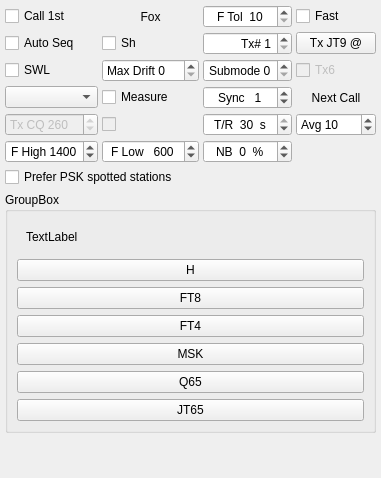
                     <widget class="QWidget" name="tab_9">
                      <attribute name="title">
                       <string>3</string>
                      </attribute>
                      <layout class="QGridLayout" name="gridLayout_7" columnstretch="0,1">
                       <property name="leftMargin">
                        <number>5</number>
                       </property>
                       <property name="topMargin">
                        <number>5</number>
                       </property>
                       <property name="rightMargin">
                        <number>5</number>
                       </property>
                       <property name="bottomMargin">
                        <number>5</number>
                       </property>
                       <property name="spacing">
                        <number>5</number>
                       </property>
                       <item row="0" column="0">
                        <layout class="QGridLayout" name="gridLayout_3">
                         <property name="spacing">
                          <number>4</number>
                         </property>
                         <item row="5" column="0">
                          <widget class="QCheckBox" name="cbAutoSeq">
                           <property name="toolTip">
                            <string>&lt;html&gt;&lt;head/&gt;&lt;body&gt;&lt;p&gt;Check to enable automatic sequencing of Tx messages based on received messages.&lt;/p&gt;&lt;/body&gt;&lt;/html&gt;</string>
                           </property>
                           <property name="text">
                            <string>Auto Seq</string>
                           </property>
                          </widget>
                         </item>
                         <item row="6" column="3">
                          <widget class="QCheckBox" name="cbTx6">
                           <property name="enabled">
                            <bool>false</bool>
                           </property>
                           <property name="toolTip">
                            <string>Check to generate &quot;@1250  (SEND MSGS)&quot; in Tx6.</string>
                           </property>
                           <property name="text">
                            <string>Tx6</string>
                           </property>
                          </widget>
                         </item>
                         <item row="4" column="0">
                          <widget class="QCheckBox" name="cbFirst">
                           <property name="toolTip">
                            <string>&lt;html&gt;&lt;head/&gt;&lt;body&gt;&lt;p&gt;Check to call the first decoded responder to my CQ.&lt;/p&gt;&lt;/body&gt;&lt;/html&gt;</string>
                           </property>
                           <property name="text">
                            <string>Call 1st</string>
                           </property>
                          </widget>
                         </item>
                         <item row="8" column="0">
                          <widget class="QSpinBox" name="sbCQTxFreq">
                           <property name="enabled">
                            <bool>false</bool>
                           </property>
                           <property name="toolTip">
                            <string>&lt;html&gt;&lt;head/&gt;&lt;body&gt;&lt;p&gt;Frequency to call CQ on in kHz above the current MHz&lt;/p&gt;&lt;/body&gt;&lt;/html&gt;</string>
                           </property>
                           <property name="prefix">
                            <string>Tx CQ </string>
                           </property>
                           <property name="minimum">
                            <number>1</number>
                           </property>
                           <property name="maximum">
                            <number>999</number>
                           </property>
                           <property name="value">
                            <number>260</number>
                           </property>
                          </widget>
                         </item>
                         <item row="8" column="2">
                          <widget class="RestrictedSpinBox" name="sbTR">
                           <property name="toolTip">
                            <string>&lt;html&gt;&lt;head/&gt;&lt;body&gt;&lt;p&gt;Tx/Rx or Frequency calibration sequence length&lt;/p&gt;&lt;/body&gt;&lt;/html&gt;</string>
                           </property>
                           <property name="alignment">
                            <set>Qt::AlignCenter</set>
                           </property>
                           <property name="suffix">
                            <string>  s</string>
                           </property>
                           <property name="prefix">
                            <string>T/R  </string>
                           </property>
                           <property name="minimum">
                            <number>5</number>
                           </property>
                           <property name="maximum">
                            <number>30</number>
                           </property>
                           <property name="value">
                            <number>30</number>
                           </property>
                          </widget>
                         </item>
                         <item row="9" column="1">
                          <widget class="QSpinBox" name="sbF_Low">
                           <property name="alignment">
                            <set>Qt::AlignCenter</set>
                           </property>
                           <property name="prefix">
                            <string>F Low   </string>
                           </property>
                           <property name="minimum">
                            <number>100</number>
                           </property>
                           <property name="maximum">
                            <number>5000</number>
                           </property>
                           <property name="singleStep">
                            <number>50</number>
                           </property>
                           <property name="value">
                            <number>600</number>
                           </property>
                          </widget>
                         </item>
                         <item row="7" column="2">
                          <widget class="QSpinBox" name="syncSpinBox">
                           <property name="toolTip">
                            <string>&lt;html&gt;&lt;head/&gt;&lt;body&gt;&lt;p&gt;Synchronizing threshold.  Lower numbers accept weaker sync signals.&lt;/p&gt;&lt;/body&gt;&lt;/html&gt;</string>
                           </property>
                           <property name="alignment">
                            <set>Qt::AlignCenter</set>
                           </property>
                           <property name="prefix">
                            <string>Sync   </string>
                           </property>
                           <property name="minimum">
                            <number>-1</number>
                           </property>
                           <property name="maximum">
                            <number>10</number>
                           </property>
                           <property name="value">
                            <number>1</number>
                           </property>
                          </widget>
                         </item>
                         <item row="5" column="3">
                          <widget class="QPushButton" name="pbTxMode">
                           <property name="enabled">
                            <bool>true</bool>
                           </property>
                           <property name="sizePolicy">
                            <sizepolicy hsizetype="Maximum" vsizetype="Fixed">
                             <horstretch>0</horstretch>
                             <verstretch>0</verstretch>
                            </sizepolicy>
                           </property>
                           <property name="toolTip">
                            <string>Toggle Tx mode</string>
                           </property>
                           <property name="text">
                            <string>Tx JT9 @</string>
                           </property>
                          </widget>
                         </item>
                         <item row="5" column="2">
                          <widget class="QSpinBox" name="sbSerialNumber">
                           <property name="alignment">
                            <set>Qt::AlignRight|Qt::AlignTrailing|Qt::AlignVCenter</set>
                           </property>
                           <property name="prefix">
                            <string>Tx# </string>
                           </property>
                           <property name="minimum">
                            <number>1</number>
                           </property>
                           <property name="maximum">
                            <number>4095</number>
                           </property>
                          </widget>
                         </item>
                         <item row="4" column="2">
                          <widget class="HintedSpinBox" name="sbFtol">
                           <property name="toolTip">
                            <string>Frequency tolerance (Hz)</string>
                           </property>
                           <property name="alignment">
                            <set>Qt::AlignCenter</set>
                           </property>
                           <property name="prefix">
                            <string>F Tol  </string>
                           </property>
                           <property name="minimum">
                            <number>10</number>
                           </property>
                           <property name="maximum">
                            <number>1000</number>
                           </property>
                           <property name="value">
                            <number>10</number>
                           </property>
                          </widget>
                         </item>
                         <item row="9" column="2">
                          <widget class="QSpinBox" name="sbNB">
                           <property name="alignment">
                            <set>Qt::AlignCenter</set>
                           </property>
                           <property name="suffix">
                            <string>  %</string>
                           </property>
                           <property name="prefix">
                            <string>NB  </string>
                           </property>
                           <property name="minimum">
                            <number>-2</number>
                           </property>
                           <property name="maximum">
                            <number>25</number>
                           </property>
                          </widget>
                         </item>
                         <item row="4" column="3">
                          <widget class="QCheckBox" name="cbFast9">
                           <property name="toolTip">
                            <string>&lt;html&gt;&lt;head/&gt;&lt;body&gt;&lt;p&gt;Check to enable JT9 fast modes&lt;/p&gt;&lt;/body&gt;&lt;/html&gt;</string>
                           </property>
                           <property name="text">
                            <string>Fast</string>
                           </property>
                          </widget>
                         </item>
                         <item row="7" column="3">
                          <widget class="QLabel" name="labNextCall">
                           <property name="toolTip">
                            <string>&lt;html&gt;&lt;head/&gt;&lt;body&gt;&lt;p&gt;Double-click on another caller to queue that call for your next QSO.&lt;/p&gt;&lt;/body&gt;&lt;/html&gt;</string>
                           </property>
                           <property name="text">
                            <string>Next Call</string>
                           </property>
                           <property name="alignment">
                            <set>Qt::AlignCenter</set>
                           </property>
                          </widget>
                         </item>
                         <item row="6" column="2">
                          <widget class="LettersSpinBox" name="sbSubmode">
                           <property name="toolTip">
                            <string>&lt;html&gt;&lt;head/&gt;&lt;body&gt;&lt;p&gt;Submode determines tone spacing; A is narrowest.&lt;/p&gt;&lt;/body&gt;&lt;/html&gt;</string>
                           </property>
                           <property name="alignment">
                            <set>Qt::AlignCenter</set>
                           </property>
                           <property name="prefix">
                            <string>Submode </string>
                           </property>
                           <property name="minimum">
                            <number>0</number>
                           </property>
                           <property name="maximum">
                            <number>7</number>
                           </property>
                          </widget>
                         </item>
                         <item row="5" column="1">
                          <widget class="QCheckBox" name="cbShMsgs">
                           <property name="toolTip">
                            <string>&lt;html&gt;&lt;head/&gt;&lt;body&gt;&lt;p&gt;Check to use short-format messages.&lt;/p&gt;&lt;/body&gt;&lt;/html&gt;</string>
                           </property>
                           <property name="text">
                            <string>Sh</string>
                           </property>
                          </widget>
                         </item>
                         <item row="6" column="0">
                          <widget class="QCheckBox" name="cbSWL">
                           <property name="toolTip">
                            <string>&lt;html&gt;&lt;head/&gt;&lt;body&gt;&lt;p&gt;Check to monitor Sh messages.&lt;/p&gt;&lt;/body&gt;&lt;/html&gt;</string>
                           </property>
                           <property name="text">
                            <string>SWL</string>
                           </property>
                          </widget>
                         </item>
                         <item row="9" column="0">
                          <widget class="QSpinBox" name="sbF_High">
                           <property name="alignment">
                            <set>Qt::AlignCenter</set>
                           </property>
                           <property name="suffix">
                            <string/>
                           </property>
                           <property name="prefix">
                            <string>F High </string>
                           </property>
                           <property name="minimum">
                            <number>100</number>
                           </property>
                           <property name="maximum">
                            <number>5000</number>
                           </property>
                           <property name="singleStep">
                            <number>50</number>
                           </property>
                           <property name="value">
                            <number>1400</number>
                           </property>
                          </widget>
                         </item>
                         <item row="10" column="0" colspan="2">
                          <widget class="QCheckBox" name="cb_autoCallPreferPSKSpotted">
                           <property name="toolTip">
                            <string>&lt;html&gt;&lt;head/&gt;&lt;body&gt;&lt;p&gt;Prefer AutoCall candidates that are already seen by PSK Reporter receivers when PSK Reporter band activity feedback is enabled.&lt;/p&gt;&lt;/body&gt;&lt;/html&gt;</string>
                           </property>
                           <property name="text">
                            <string>Prefer PSK spotted stations</string>
                           </property>
                          </widget>
                         </item>
                         <item row="7" column="0">
                          <widget class="QComboBox" name="respondComboBox">
                             <property name="sizePolicy">
                              <sizepolicy hsizetype="Maximum" vsizetype="Fixed">
                               <horstretch>0</horstretch>
                               <verstretch>0</verstretch>
                              </sizepolicy>
                             </property>
                             <property name="maximumSize">
                              <size>
                               <width>130</width>
                               <height>16777215</height>
                              </size>
                             </property>
                           <property name="toolTip">
                              <string>&lt;html&gt;&lt;head/&gt;&lt;body&gt;&lt;p&gt;Select &lt;span style=&quot; font-weight:600;&quot;&gt;CQ: First&lt;/span&gt; to respond automatically to the first decoded reply to your CQ. &lt;/p&gt;&lt;p&gt;Select &lt;span style=&quot; font-weight:600;&quot;&gt;CQ: Max Dist&lt;/span&gt; to respond automatically to the reply yielding most points in the ARRL International Digital Contest.&lt;/p&gt;&lt;p&gt;Select &lt;span style=&quot; font-weight:600;&quot;&gt;CQ: None&lt;/span&gt; to choose callers manually.&lt;/p&gt;&lt;/body&gt;&lt;/html&gt;</string>
                             </property>
                           <property name="currentText">
                            <string/>
                           </property>
                           <property name="currentIndex">
                            <number>-1</number>
                           </property>
                           <property name="maxVisibleItems">
                           <number>3</number>
                           </property>
                          </widget>
                         </item>
                         <item row="4" column="1">
                          <widget class="QLabel" name="labDXped">
                           <property name="sizePolicy">
                            <sizepolicy hsizetype="Minimum" vsizetype="Preferred">
                             <horstretch>0</horstretch>
                             <verstretch>0</verstretch>
                            </sizepolicy>
                           </property>
                           <property name="maximumSize">
                            <size>
                             <width>100</width>
                             <height>16777215</height>
                            </size>
                           </property>
                           <property name="text">
                            <string>Fox</string>
                           </property>
                           <property name="alignment">
                            <set>Qt::AlignCenter</set>
                           </property>
                           <property name="margin">
                            <number>4</number>
                           </property>
                          </widget>
                         </item>
                         <item row="8" column="1">
                          <widget class="QCheckBox" name="cbCQTx">
                           <property name="enabled">
                            <bool>false</bool>
                           </property>
                           <property name="toolTip">
                            <string>&lt;html&gt;&lt;head/&gt;&lt;body&gt;&lt;p&gt;Check this to call CQ on the &amp;quot;Tx CQ&amp;quot; frequency. Rx will be on the current frequency and the CQ message wiill include the current Rx frequency so callers know which frequency to reply on.&lt;/p&gt;&lt;p&gt;Not available to nonstandard callsign holders.&lt;/p&gt;&lt;/body&gt;&lt;/html&gt;</string>
                           </property>
                           <property name="text">
                            <string/>
                           </property>
                          </widget>
                         </item>
                         <item row="6" column="1">
                          <widget class="QSpinBox" name="sbMaxDrift">
                           <property name="prefix">
                            <string>Max Drift </string>
                           </property>
                           <property name="maximum">
                            <number>50</number>
                           </property>
                           <property name="singleStep">
                            <number>5</number>
                           </property>
                          </widget>
                         </item>
                         <item row="7" column="1">
                          <widget class="QCheckBox" name="measure_check_box">
                           <property name="toolTip">
                            <string>&lt;html&gt;&lt;head/&gt;&lt;body&gt;&lt;p&gt;Check this to start recording calibration data.&lt;br/&gt;While measuring calibration correction is disabled.&lt;br/&gt;When not checked you can view the calibration results.&lt;/p&gt;&lt;/body&gt;&lt;/html&gt;</string>
                           </property>
                           <property name="text">
                            <string>Measure</string>
                           </property>
                          </widget>
                         </item>
                         <item row="8" column="3">
                          <widget class="HintedSpinBox" name="sbEchoAvg">
                           <property name="prefix">
                            <string>Avg </string>
                           </property>
                           <property name="minimum">
                            <number>1</number>
                           </property>
                           <property name="maximum">
                            <number>100</number>
                           </property>
                           <property name="value">
                            <number>10</number>
                           </property>
                          </widget>
                         </item>
                        </layout>
                       </item>
                       <item row="2" column="0">
                        <spacer name="verticalSpacer_6">
                         <property name="orientation">
                          <enum>Qt::Vertical</enum>
                         </property>
                         <property name="sizeHint" stdset="0">
                          <size>
                           <width>20</width>
                           <height>40</height>
                          </size>
                         </property>
                        </spacer>
                       </item>
                       <item row="1" column="0">
                        <widget class="QGroupBox" name="groupBox">
                         <property name="enabled">
                          <bool>true</bool>
                         </property>
                         <property name="styleSheet">
                          <string notr="true">QGroupBox { display: none; }</string>
                         </property>
                         <property name="title">
                          <string>GroupBox</string>
                         </property>
                         <layout class="QVBoxLayout" name="verticalLayout_15">
                          <item>
                           <widget class="QWidget" name="rh_decodes_widget" native="true">
                            <layout class="QGridLayout" name="gridLayout_10">
                             <item row="0" column="0">
                              <widget class="QLabel" name="label_7">
                               <property name="text">
                                <string>TextLabel</string>
                               </property>
                              </widget>
                             </item>
                            </layout>
                           </widget>
                          </item>
                          <item>
                           <widget class="QPushButton" name="houndButton">
                            <property name="minimumSize">
                             <size>
                              <width>32</width>
                              <height>0</height>
                             </size>
                            </property>
                            <property name="maximumSize">
                             <size>
                              <width>16777215</width>
                              <height>16777215</height>
                             </size>
                            </property>
                            <property name="focusPolicy">
                             <enum>Qt::StrongFocus</enum>
                            </property>
                            <property name="toolTip">
                             <string>Toggle FT8 hound mode On/Off.&lt;br&gt;Right-click to activate or deactivate SuperFox mode.</string>
                            </property>
                            <property name="styleSheet">
                             <string notr="true">QPushButton:checked {
	background-color: red;
}</string>
                            </property>
                            <property name="text">
                             <string>H</string>
                            </property>
                            <property name="checkable">
                             <bool>true</bool>
                            </property>
                           </widget>
                          </item>
                          <item>
                           <widget class="QPushButton" name="ft8Button">
                            <property name="minimumSize">
                             <size>
                              <width>32</width>
                              <height>0</height>
                             </size>
                            </property>
                            <property name="maximumSize">
                             <size>
                              <width>16777215</width>
                              <height>16777215</height>
                             </size>
                            </property>
                            <property name="focusPolicy">
                             <enum>Qt::StrongFocus</enum>
                            </property>
                            <property name="toolTip">
                             <string>Switch to FT8 mode.</string>
                            </property>
                            <property name="text">
                             <string>FT8</string>
                            </property>
                           </widget>
                          </item>
                          <item>
                           <widget class="QPushButton" name="ft4Button">
                            <property name="minimumSize">
                             <size>
                              <width>32</width>
                              <height>0</height>
                             </size>
                            </property>
                            <property name="maximumSize">
                             <size>
                              <width>16777215</width>
                              <height>16777215</height>
                             </size>
                            </property>
                            <property name="toolTip">
                             <string>Switch to FT4 mode</string>
                            </property>
                            <property name="text">
                             <string>FT4</string>
                            </property>
                           </widget>
                          </item>
                          <item>
                           <widget class="QPushButton" name="msk144Button">
                            <property name="minimumSize">
                             <size>
                              <width>32</width>
                              <height>0</height>
                             </size>
                            </property>
                            <property name="maximumSize">
                             <size>
                              <width>16777215</width>
                              <height>16777215</height>
                             </size>
                            </property>
                            <property name="toolTip">
                             <string>Switch to MSK144 mode</string>
                            </property>
                            <property name="text">
                             <string>MSK</string>
                            </property>
                           </widget>
                          </item>
                          <item>
                           <widget class="QPushButton" name="q65Button">
                            <property name="minimumSize">
                             <size>
                              <width>32</width>
                              <height>0</height>
                             </size>
                            </property>
                            <property name="maximumSize">
                             <size>
                              <width>16777215</width>
                              <height>16777215</height>
                             </size>
                            </property>
                            <property name="focusPolicy">
                             <enum>Qt::StrongFocus</enum>
                            </property>
                            <property name="toolTip">
                             <string>&lt;html&gt;&lt;head/&gt;&lt;body&gt;&lt;p&gt;Switch to Q65 mode.&lt;br&gt; Right-click to switch to Q65 Pileup mode.&lt;/p&gt;&lt;/body&gt;&lt;/html&gt;</string>
                            </property>
                            <property name="text">
                             <string>Q65</string>
                            </property>
                           </widget>
                          </item>
                          <item>
                           <widget class="QPushButton" name="jt65Button">
                            <property name="minimumSize">
                             <size>
                              <width>32</width>
                              <height>0</height>
                             </size>
                            </property>
                            <property name="maximumSize">
                             <size>
                              <width>16777215</width>
                              <height>16777215</height>
                             </size>
                            </property>
                            <property name="focusPolicy">
                             <enum>Qt::StrongFocus</enum>
                            </property>
                            <property name="toolTip">
                             <string>&lt;html&gt;&lt;head/&gt;&lt;body&gt;&lt;p&gt;Switch to JT65 mode. &lt;br&gt;Right-click to switch to JT9 mode.&lt;/p&gt;&lt;/body&gt;&lt;/html&gt;</string>
                            </property>
                            <property name="text">
                             <string>JT65</string>
                            </property>
                           </widget>
                          </item>
                         </layout>
                        </widget>
                       </item>
                      </layout>
                     </widget>
